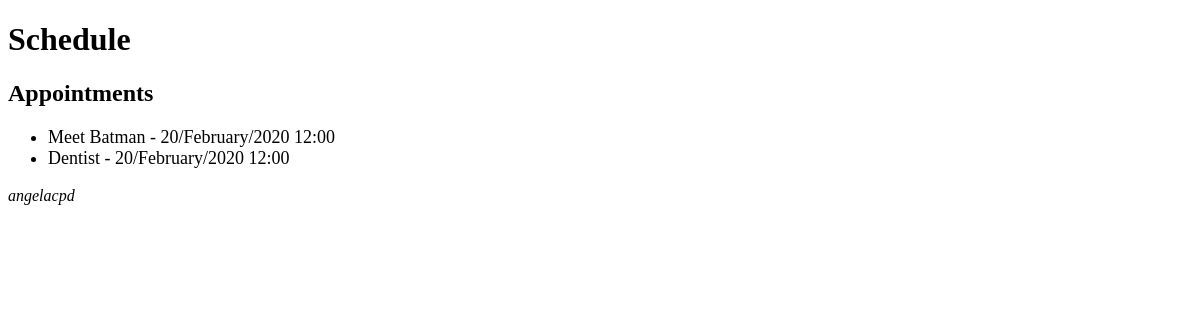
/schedule/, run on an earlier commit of the app's database.
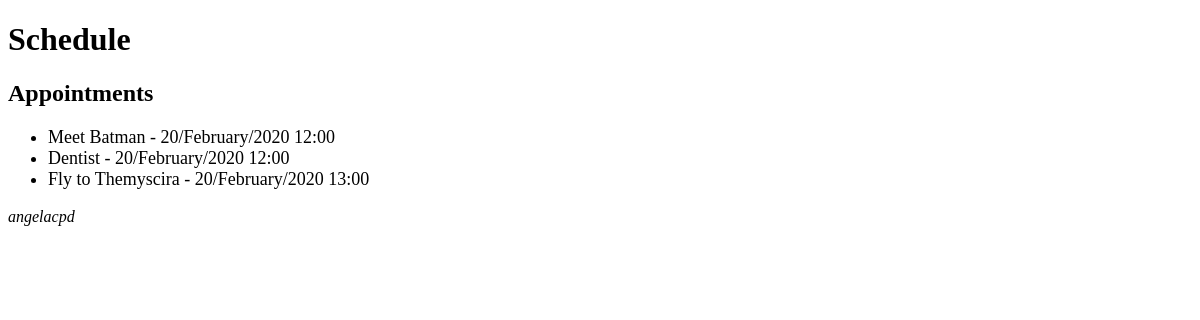
And on a later commit of the database.
### core/models.py (models this page shows, shortened)
class Event(models.Model):
    title = models.CharField(max_length=100)
    description = models.TextField(blank=True, null=True)
    event_date = models.DateTimeField(verbose_name='Event Date')
    created_date = models.DateTimeField(auto_now=True)
    user = models.ForeignKey(User, on_delete=models.CASCADE)
    location = models.TextField(max_length=100, blank=True, default='')
    class Meta:
        db_table = 'event'
    def get_event_date(self):
        return self.event_date.strftime('%d/%B/%Y %H:%M')

### core/views.py (the view)
# urls.py: path('schedule/', views.event_list),
def event_list(request):
    event = Event.objects.all()
    data = {'events': event}
    return render(request, 'schedule.html', data)

### templates/schedule.html
{% extends "model-page.html" %}
{% block content %}
    <h2>Appointments</h2>
    <ul style="font-size: 18px">
        {% for event in events %}
            <li>{{ event.title }} - {{ event.get_event_date}}</li>
        {% endfor %}
    </ul>
{% endblock %}

What changed in the data, as far as the page shows it:
added Event: title "Fly to Themyscira", get_event_date "20/February/2020 13:00"
